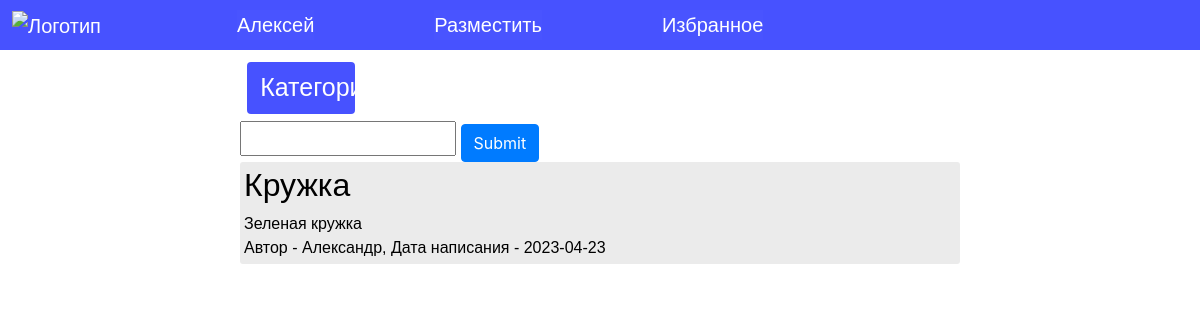
Page /search/category/Бытовые (signed in) on the committed database.
### data/users.py (models this page shows, shortened)
class User(SqlAlchemyBase, UserMixin, SerializerMixin):
    __tablename__ = 'users'
    id = sqlalchemy.Column(sqlalchemy.Integer,
                           primary_key=True, autoincrement=True)
    name = sqlalchemy.Column(sqlalchemy.String, nullable=False)
    email = sqlalchemy.Column(sqlalchemy.String,
                              index=True, unique=True, nullable=False)
    hashed_password = sqlalchemy.Column(sqlalchemy.String, nullable=True)
    announcements = orm.relationship("Announcement", back_populates='user', lazy='subquery')
    number = sqlalchemy.Column(sqlalchemy.String, nullable=False)
    following = orm.relationship("Announcement", secondary='following', backref='announcement', lazy='subquery')

### data/announcements.py (models this page shows)
class Announcement(SqlAlchemyBase, SerializerMixin):
    __tablename__ = 'announcement'
    id = sqlalchemy.Column(sqlalchemy.Integer,
                           primary_key=True, autoincrement=True)
    title = sqlalchemy.Column(sqlalchemy.String, nullable=False)
    content = sqlalchemy.Column(sqlalchemy.String, nullable=True)
    created_date = sqlalchemy.Column(sqlalchemy.Date,
                                     default=datetime.date.today())
    user_id = sqlalchemy.Column(sqlalchemy.Integer,
                                sqlalchemy.ForeignKey("users.id"))
    user = orm.relationship('User', lazy='subquery')
    picture = sqlalchemy.Column(sqlalchemy.String, nullable=False)
    address = sqlalchemy.Column(sqlalchemy.String, nullable=False)
    state = sqlalchemy.Column(sqlalchemy.String, nullable=False)
    category = sqlalchemy.Column(sqlalchemy.String, nullable=False)

### data/main_page.py (the view)
@blueprint.route('/search/category/<get_category>')
def search_by_categories(get_category):
    db_sess = db_session.create_session()
    categories = [i.name for i in db_sess.query(Category).all()]
    if current_user.is_authenticated:
        announcements = db_sess.query(Announcement).filter(current_user.id != Announcement.user_id,
                                                           Announcement.category == get_category).all()
    else:
        announcements = db_sess.query(Announcement).filter(Announcement.category == get_category).all()
    db_sess.close()
    return render_template('search-by-category.html', current_user=current_user, announcements=announcements,
                           categories=categories)

### data/db_session.py (called while the page is built)
def create_session() -> Session:
    global __factory
    return __factory()

### server.py (called while the page is built)
@login_manager.user_loader
def load_user(user_id):
    db_sess = db_session.create_session()
    return db_sess.query(users.User).get(user_id)

### templates/search-by-category.html (shortened to what this page needs)
{% extends "base.html" %}
{% block content %}
<div class="">
    <div class="dropdown">
        <button class="btn category dropdown-toggle" type="button" data-bs-toggle="dropdown" aria-expanded="false">
            Категории
        </button>
    </div>
    <form action="/search" method="POST">
        <input class="search" name="search-place" type="text">
        <input type="submit" class="btn btn-primary" placeholder="Искать">
    </form>
</div>
<div class="announcements">
    {% for item in announcements%}
        <div class="announcement-block">
            <a class="announcement" href="/{{item.id}}">
                <h2>{{item.title}}</h2>
                <div>
                    {{item.content}}
                </div>
                <div>
                    Автор - {{item.user.name}}, Дата написания - {{item.created_date}}
                </div>
            </a>
        </div>
    {% endfor %}
</div>
{% endblock %}

### templates/base.html (shortened to what this page needs)
<!DOCTYPE html>
<html lang="en">
<head>
    <link rel="stylesheet"
          href="https://stackpath.bootstrapcdn.com/bootstrap/4.4.1/css/bootstrap.min.css"
>
    <link rel="stylesheet" href="../static/css/base.css">
</head>
<body>
<header>
    <nav class="nav">
        <a class ="logo navbar-brand" href="/"><img src="" width="50px" height="50px" alt="Логотип"></a>
        {% if current_user.is_authenticated %}
            <a class="user-name nav-items" href="/personal-area-main">{{ current_user.name }}</a>
            <a class="nav-items" href="make_announcement ">Разместить</a>
            <a class ="nav-items" href="/personal-area-following">Избранное</a>
        {% else %}
            <p>
                <a class="btn btn-primary" href="/register">Зарегистрироваться</a>
                <a class="btn btn-success" href="/login">Войти</a>
            </p>
        {% endif %}
    </nav>
</header>
<main class="content">
    {% block content %} {% endblock %}
</main>
</body>
</html>

### static/css/base.css (style rules this page uses)
.nav { background-color: #4752FF; align-items: center; height: 50px; width: 100%; position: fixed; z-index: 2; }
.logo { color: rgb(255, 255, 255); font-size: 20px; margin-left: 1%; font-family: 'Arial'; }
.nav-items { text-decoration: none; font-family: 'Arial'; color: rgb(255, 255, 255); font-size: 20px; background-color: #4954FF; margin-left: 10%; }
.content { margin-left: 20%; margin-right: 20%; position: relative; top: 55px; z-index: 1; }
.category { background-color: #4752FF; color: rgb(255, 255, 255); font-size: 25px; width: 15%; height: 5%; font-family: 'Arial'; text-decoration: none; display: inline; margin: 1%; }
.search { color: rgb(255, 255, 255); font-size: 25px; font-family: 'Arial'; width: 30%; height: 5%; color: black; }
.announcement { text-decoration: none; color: rgb(0, 0, 0); background-color: rgb(255, 255, 255); position: relative; width: 60%; height: 20%; font-family: 'Arial'; }
.announcement-block { background-color: #EBEBEB; border: 0px solid; border-radius: 3px; padding: 4px; }

### rows in the picture
User: name "Алексей"
Announcement: title "Кружка", content "Зеленая кружка", user.name "Александр", created_date "2023-04-23"
